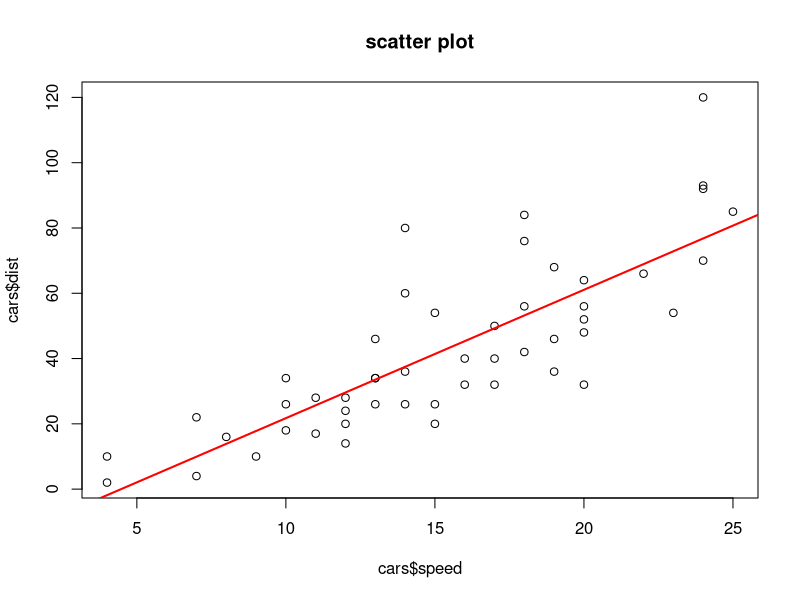
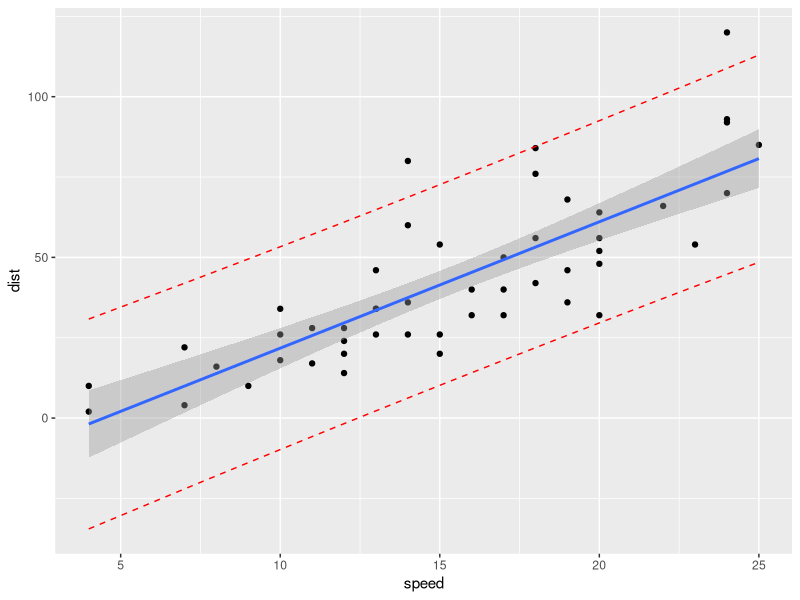

The R source for these figures, in order:
library("ggplot2")

# cars : 기본 데이터
cars
str(cars)
# 'data.frame':	50 obs. of  2 variables:
# $ speed: num  4 4 7 7 8 9 10 10 10 11 ...
# $ dist : num  2 10 4 22 16 10 18 26 34 17 ...

plot(cars$speed, cars$dist, main = 'scatter plot')

model <- lm(dist ~ speed, cars)
model

# dist = 3.932 * speed - 17.579
abline(coef(model), col = 'red', lwd = 2)

coef(model)
fitted.values(model)[1:4]
residuals(model)[1:4]

cars$dist[1:4]

# 잔차 제곱의 총합
deviance(model)

# 학습된 모델을 이용하여 예측하기
testData <- data.frame(speed = 3)
testData

predict(model, testData)
# > # dist = 3.932 * speed - 17.579
# -5.781869 

# confidence : 오차 범위가 평균값(fit)을 기준
# prediction : 잔차가 정규분포를 따르고 변화(variance)가 일정할때 사용
predict(model, testData, interval = 'confidence')
predict(model, testData, interval = 'prediction')
        # fit       lwr      upr
# 1 -5.781869 -17.02659 5.462853
# 1 -5.781869 -38.68565 27.12192

# speed의 최솟값과 최댓값을 확인
summary(model)
# 위의 최소, 최대의 범위를 이용하여 신뢰구간 확인
newData <- data.frame(speed = seq(4.0, 25.0, 0.2))
predict(model, newdata = newData, interval = 'confidence')

## 그래프
data("cars", package = "datasets")
model <- lm(dist ~ speed, data = cars)
# 1. Add predictions 
pred.int <- predict(model, interval = "prediction")
mydata <- cbind(cars, pred.int)
# 2. Regression line + confidence intervals
p <- ggplot(mydata, aes(speed, dist)) +
  geom_point() +
  stat_smooth(method = lm)
# 3. Add prediction intervals
p + geom_line(aes(y = lwr), color = "red", linetype = "dashed")+
  geom_line(aes(y = upr), color = "red", linetype = "dashed")
